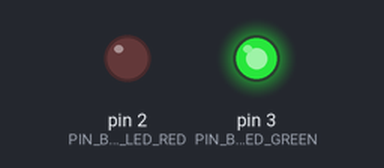
A sketch run on a simulated Arduino Uno, built with avr-gcc and run on an emulated ATmega328P. On the bench: output pins drawn as LEDs (lit = HIGH).

Above: at 1.0 s.
At 5.5 s:
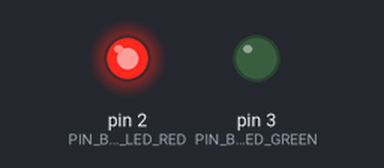
Timing chart, 0 to 6.9 s (numbered marks = the images above):
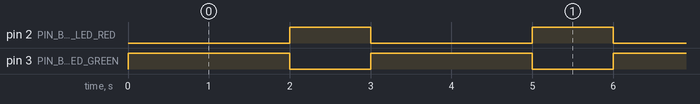

The sketch:

test_led_basic.ino
```cpp
#define PIN_BASIC_LED_RED 2  // 핀 번호 - 빨강색 기본 LED
#define PIN_BASIC_LED_GREEN 3  // 핀 번호 - 초록색 기본 LED

void setup(){  // 최초에 1번만 실행
  // LED 2개 모두 설정
  pinMode(PIN_BASIC_LED_RED, OUTPUT);
  pinMode(PIN_BASIC_LED_GREEN, OUTPUT);
}

void loop(){  // 무한 반복 실행
  // 2초 동안 초록색 LED만 킴
  digitalWrite(PIN_BASIC_LED_GREEN, HIGH);
  digitalWrite(PIN_BASIC_LED_RED, LOW);
  delay(2000);  // 2초 지연 [ 단위: 밀리세컨드(ms), 1초 = 1000ms ]

  // 1초 동안 빨강색 LED만 킴
  digitalWrite(PIN_BASIC_LED_GREEN, LOW);
  digitalWrite(PIN_BASIC_LED_RED, HIGH);
  delay(1000);
}
```

Measured:
- by itself, pin 2 (PIN_BASIC_LED_RED): alternates HIGH for 1.0 s and LOW for 2.0 s
- by itself, pin 3 (PIN_BASIC_LED_GREEN): alternates HIGH for 2.0 s and LOW for 1.0 s
